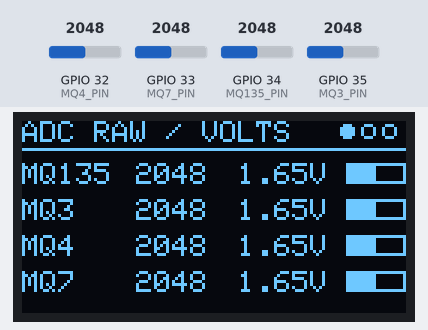
The sketch below on a simulated ESP32. On the bench: 128×64 one-colour display. Inputs (shaded band) come from the test bench; at power-on: GPIO 32 (MQ4_PIN) = 2048, GPIO 33 (MQ7_PIN) = 2048, GPIO 34 (MQ135_PIN) = 2048, GPIO 35 (MQ3_PIN) = 2048 (analog values on the 0–4095 scale). What the sketch prints to the serial monitor is not drawn.

Above: at 4.5 s.
4.6 s: GPIO 32 (MQ4_PIN) set to 60
At 6.0 s:
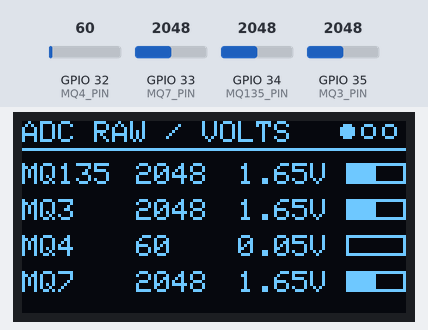
7.6 s: GPIO 33 (MQ7_PIN) set to 122
At 9.1 s:
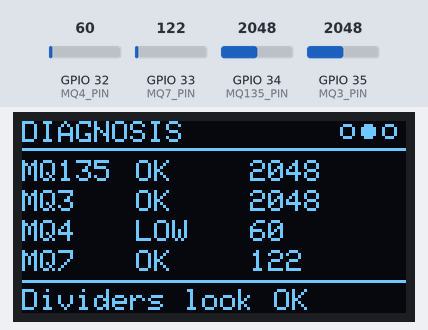
9.4 s: GPIO 32 (MQ4_PIN) set to 122
At 10.5 s:
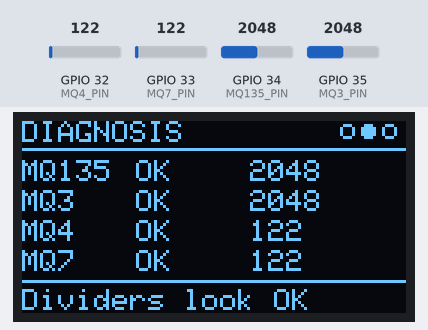
12.4 s: GPIO 34 (MQ135_PIN) set to 1066
At 13.3 s:
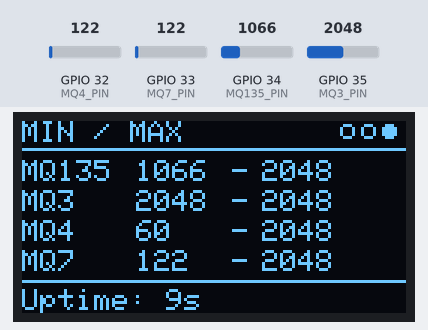
15.4 s: GPIO 34 (MQ135_PIN) set to 953
At 17.6 s:
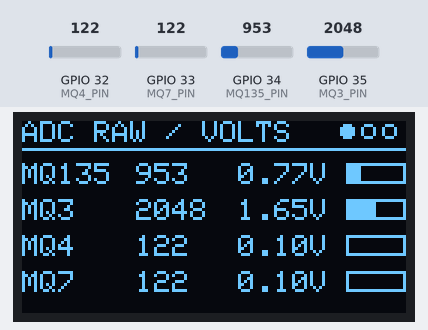
17.9 s: GPIO 35 (MQ3_PIN) set to 122
At 22.2 s:
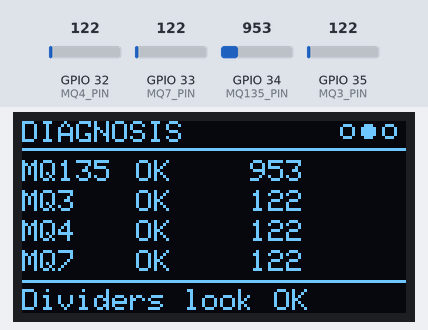
Timing chart, 0 to 23.7 s (numbered marks = the images above; inputs shaded):
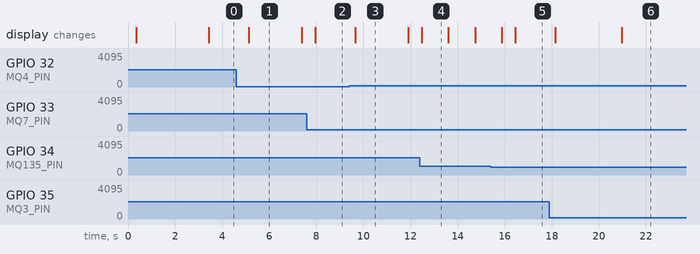

The sketch:

mq_sensors_test.ino
```cpp
/*  MQ SENSOR ADC DIAGNOSTIC — OLED output
   ─────────────────────────────────────────────────────
   Standalone. No WiFi, no MQTT, no DHT.
   Flash this to find out why all MQ sensors read 1000.
   ─────────────────────────────────────────────────────
   MQ-135  AOUT → GPIO 34      OLED SDA → GPIO 21
   MQ-3    AOUT → GPIO 35      OLED SCL → GPIO 22
   MQ-4    AOUT → GPIO 32
   MQ-7    AOUT → GPIO 33
   ─────────────────────────────────────────────────────
   Page 1 = live raw + voltage per sensor
   Page 2 = verdict per sensor (SAT / FLOAT / OK)
   Page 3 = min/max tracking (shows if values move at all)
   Pages auto-cycle every 4s.
   ─────────────────────────────────────────────────────
   READING THE VERDICT:
   SAT   raw >= 4090  -> divider missing/wrong, AOUT > 3.3V
   FLOAT raw <= 5     -> AOUT not connected
   LOW   raw < 100    -> divider ratio too aggressive
   OK    100-4089     -> working; expect 300-2500 clean air
   ───────────────────────────────────────────────────── */

#include <Wire.h>
#include <Adafruit_GFX.h>
#include <Adafruit_SSD1306.h>

#define SCREEN_W 128
#define SCREEN_H 64
#define OLED_ADDR 0x3C
#define SDA_PIN 21
#define SCL_PIN 22

#define MQ135_PIN 34
#define MQ3_PIN 35
#define MQ4_PIN 32
#define MQ7_PIN 33

#define SAMPLES 32     // oversampling per reading
#define PAGE_MS 4000UL // page auto-cycle
#define NSENS 4

Adafruit_SSD1306 oled(SCREEN_W, SCREEN_H, &Wire, -1);

const char *names[NSENS] = {"MQ135", "MQ3", "MQ4", "MQ7"};
const int pins[NSENS] = {MQ135_PIN, MQ3_PIN, MQ4_PIN, MQ7_PIN};

int raw[NSENS];
int rMin[NSENS], rMax[NSENS];

int page = 0;
unsigned long lastPage = 0;
unsigned long startMs = 0;

// ── Oversampled read ────────────────────────────────────
int readMQ(int pin)
{
  long sum = 0;
  for (int i = 0; i < SAMPLES; i++)
  {
    sum += analogRead(pin);
    delayMicroseconds(200);
  }
  return sum / SAMPLES;
}

// ── Verdict string per sensor ───────────────────────────
const char *verdict(int r)
{
  if (r >= 4090)
    return "SAT!";
  if (r <= 5)
    return "FLOAT";
  if (r < 100)
    return "LOW";
  return "OK";
}

void titleBar(const char *t)
{
  oled.setTextSize(1);
  oled.setTextColor(WHITE);
  oled.setCursor(0, 0);
  oled.print(t);
  for (int i = 0; i < 3; i++)
  {
    int dx = 108 + i * 7;
    i == page ? oled.fillCircle(dx, 3, 2, WHITE)
              : oled.drawCircle(dx, 3, 2, WHITE);
  }
  oled.drawFastHLine(0, 9, 128, WHITE);
}

// ── Page 0: raw value + voltage ─────────────────────────
void pageRaw()
{
  oled.clearDisplay();
  titleBar("ADC RAW / VOLTS");
  oled.setTextSize(1);
  for (int i = 0; i < NSENS; i++)
  {
    int y = 14 + i * 12;
    float v = raw[i] * 3.3f / 4095.0f;
    oled.setCursor(0, y);
    oled.print(names[i]);
    oled.setCursor(38, y);
    oled.print(raw[i]);
    oled.setCursor(72, y);
    oled.print(v, 2);
    oled.print("V");
    // bar showing position in full scale
    int w = map(raw[i], 0, 4095, 0, 18);
    oled.drawRect(108, y, 20, 7, WHITE);
    oled.fillRect(109, y + 1, w, 5, WHITE);
  }
  oled.display();
}

// ── Page 1: verdict ─────────────────────────────────────
void pageVerdict()
{
  oled.clearDisplay();
  titleBar("DIAGNOSIS");
  oled.setTextSize(1);
  int satCount = 0;
  for (int i = 0; i < NSENS; i++)
  {
    int y = 13 + i * 10;
    const char *v = verdict(raw[i]);
    if (raw[i] >= 4090)
      satCount++;
    oled.setCursor(0, y);
    oled.print(names[i]);
    oled.setCursor(38, y);
    oled.print(v);
    oled.setCursor(76, y);
    oled.print(raw[i]);
  }
  oled.drawFastHLine(0, 53, 128, WHITE);
  oled.setCursor(0, 56);
  if (satCount == NSENS)
    oled.print("ALL SAT: no divider!");
  else if (satCount > 0)
    oled.print("Check divider wiring");
  else
    oled.print("Dividers look OK");
  oled.display();
}

// ── Page 2: min/max drift tracking ──────────────────────
void pageMinMax()
{
  oled.clearDisplay();
  titleBar("MIN / MAX");
  oled.setTextSize(1);
  for (int i = 0; i < NSENS; i++)
  {
    int y = 13 + i * 10;
    oled.setCursor(0, y);
    oled.print(names[i]);
    oled.setCursor(38, y);
    oled.print(rMin[i]);
    oled.setCursor(70, y);
    oled.print("-");
    oled.setCursor(80, y);
    oled.print(rMax[i]);
  }
  oled.drawFastHLine(0, 53, 128, WHITE);
  oled.setCursor(0, 56);
  oled.print("Uptime: ");
  oled.print((millis() - startMs) / 1000);
  oled.print("s");
  oled.display();
}

void setup()
{
  Serial.begin(115200);
  delay(300);

  analogReadResolution(12);
  analogSetAttenuation(ADC_11db); // full 0-3.3V range

  Wire.begin(SDA_PIN, SCL_PIN);
  if (!oled.begin(SSD1306_SWITCHCAPVCC, OLED_ADDR))
  {
    Serial.println("OLED fail!");
    while (1)
      ;
  }

  for (int i = 0; i < NSENS; i++)
  {
    rMin[i] = 4095;
    rMax[i] = 0;
  }

  oled.clearDisplay();
  oled.setTextColor(WHITE);
  oled.setTextSize(1);
  oled.setCursor(2, 4);
  oled.print("MQ ADC DIAGNOSTIC");
  oled.setCursor(2, 20);
  oled.print("4095 = saturated");
  oled.setCursor(2, 32);
  oled.print("Need 10k/20k divider");
  oled.setCursor(2, 44);
  oled.print("on every AOUT wire");
  oled.display();
  delay(3000);

  startMs = millis();
  lastPage = millis();
}

void loop()
{
  for (int i = 0; i < NSENS; i++)
  {
    raw[i] = readMQ(pins[i]);
    if (raw[i] < rMin[i])
      rMin[i] = raw[i];
    if (raw[i] > rMax[i])
      rMax[i] = raw[i];
  }

  // Mirror to Serial as well, in case you want a log
  Serial.printf("MQ135:%4d(%.2fV) MQ3:%4d(%.2fV) MQ4:%4d(%.2fV) MQ7:%4d(%.2fV)\n",
                raw[0], raw[0] * 3.3f / 4095.0f,
                raw[1], raw[1] * 3.3f / 4095.0f,
                raw[2], raw[2] * 3.3f / 4095.0f,
                raw[3], raw[3] * 3.3f / 4095.0f);

  if (millis() - lastPage > PAGE_MS)
  {
    page = (page + 1) % 3;
    lastPage = millis();
  }

  switch (page)
  {
  case 0:
    pageRaw();
    break;
  case 1:
    pageVerdict();
    break;
  case 2:
    pageMinMax();
    break;
  }
  delay(500);
}
```

Measured:
- the behaviour switches between 1000 and 999 on GPIO 34 (MQ135_PIN) (found by bisection; images 4 and 5)
- after the input at 4.6 s, the display: changes after 0.52 s (image 1)
- after the input at 7.6 s, the display: changes after 0.35 s (image 2)
- after the input at 9.4 s, the display: changes after 0.25 s (image 3)
- after the input at 17.9 s, the display: first changes after 0.24 s (image 6 shows a later state)
- what the display in image 1 shows lasts 2.3 s, from 5.1 s to 7.4 s
- what the display in image 4 shows lasts 1.1 s, from 12.5 s to 13.6 s
